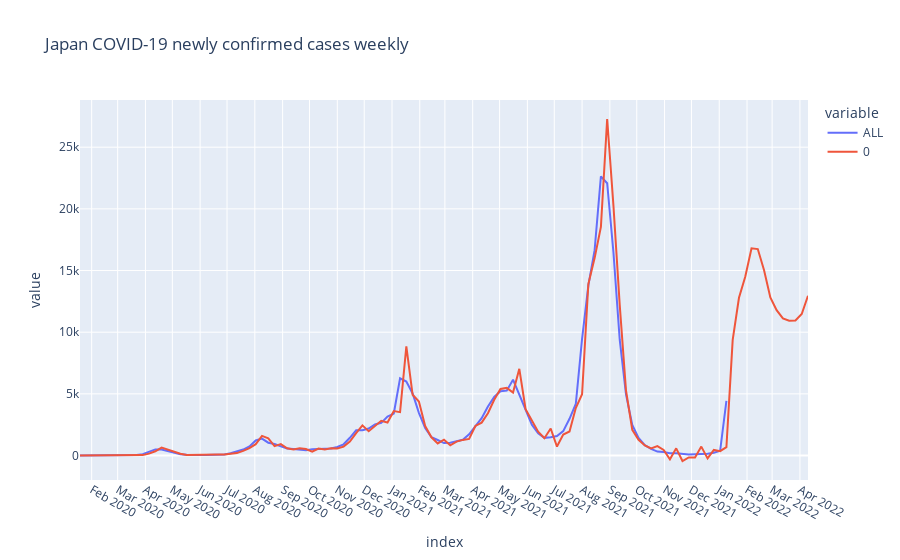

The code cell stored with this chart in its notebook:
### Code cell
ts_forecast = result_all.predict(start=df_gr.index[0], end=df_gr.index[-1]+relativedelta(months=3))

temp_df = df_gr.ALL.to_frame()
temp_df = pd.concat([temp_df, ts_forecast])
fig = px.line(temp_df, title='Japan COVID-19 newly confirmed cases weekly')
fig.update_layout({
    'xaxis': {
        'dtick': 'M1'
    }
})
fig.show()

### Figure 1 — Plotly figure (JSON) as saved in the notebook; plotly's stock layout.template omitted (floating-point values rounded to 4 significant figures; data arrays with more than 128 entries replaced by an {"elided": "..."} marker saying what was removed)
{"data": [{"hovertemplate": "variable=ALL<br>index=%{x}<br>value=%{y}<extra></extra>", "legendgroup": "ALL", "line": {"color": "#636efa", "dash": "solid"}, "marker": {"symbol": "circle"}, "mode": "lines", "name": "ALL", "orientation": "v", "showlegend": true, "type": "scatter", "x": {"elided": "221 str values"}, "xaxis": "x", "y": {"elided": "221 float values"}, "yaxis": "y"}, {"hovertemplate": "variable=0<br>index=%{x}<br>value=%{y}<extra></extra>", "legendgroup": "0", "line": {"color": "#EF553B", "dash": "solid"}, "marker": {"symbol": "circle"}, "mode": "lines", "name": "0", "orientation": "v", "showlegend": true, "type": "scatter", "x": {"elided": "221 str values"}, "xaxis": "x", "y": {"elided": "221 float values"}, "yaxis": "y"}], "layout": {"autosize": true, "legend": {"title": {"text": "variable"}, "tracegroupgap": 0}, "title": {"text": "Japan COVID-19 newly confirmed cases weekly"}, "xaxis": {"anchor": "y", "autorange": true, "domain": [0, 1], "dtick": "M1", "range": ["2020-01-19", "2022-04-10"], "title": {"text": "index"}, "type": "date"}, "yaxis": {"anchor": "x", "autorange": true, "domain": [0, 1], "range": [-1985.0, 28830.0], "title": {"text": "value"}, "type": "linear"}}}
